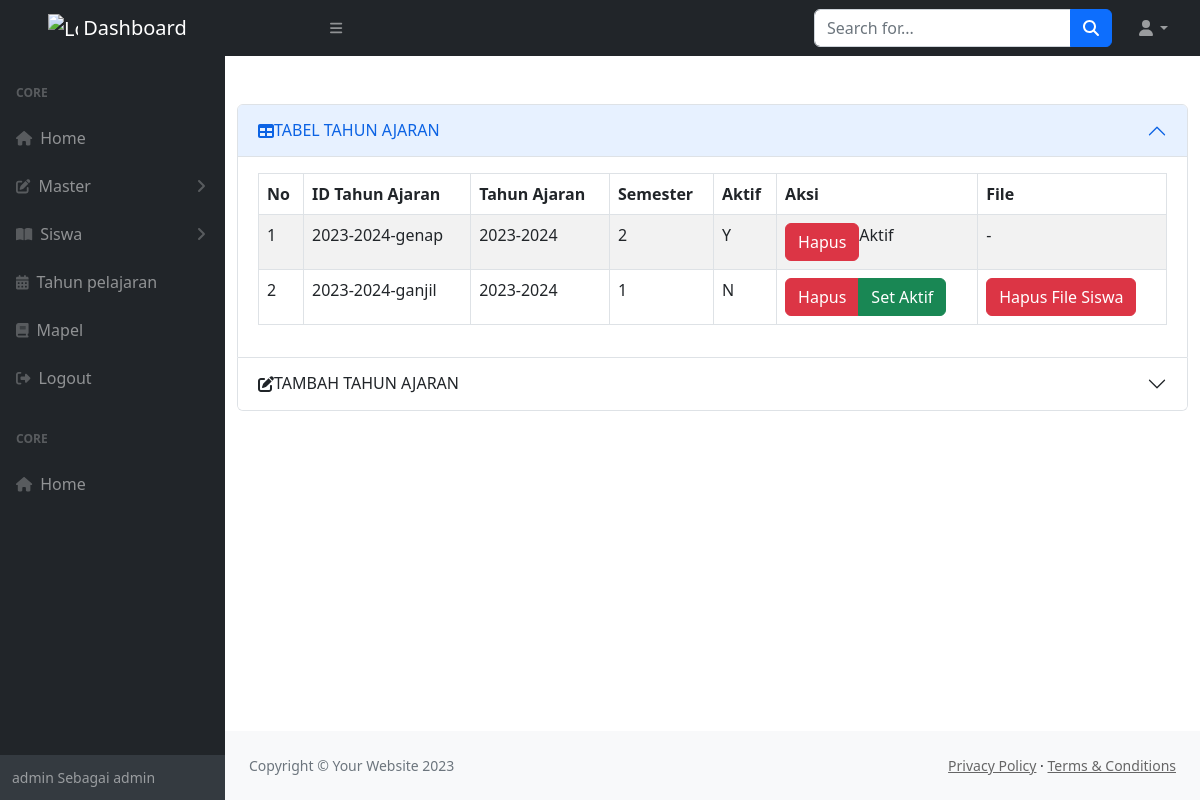
The page /admin/media.php?module=tahun (signed in) on the database as committed earlier.
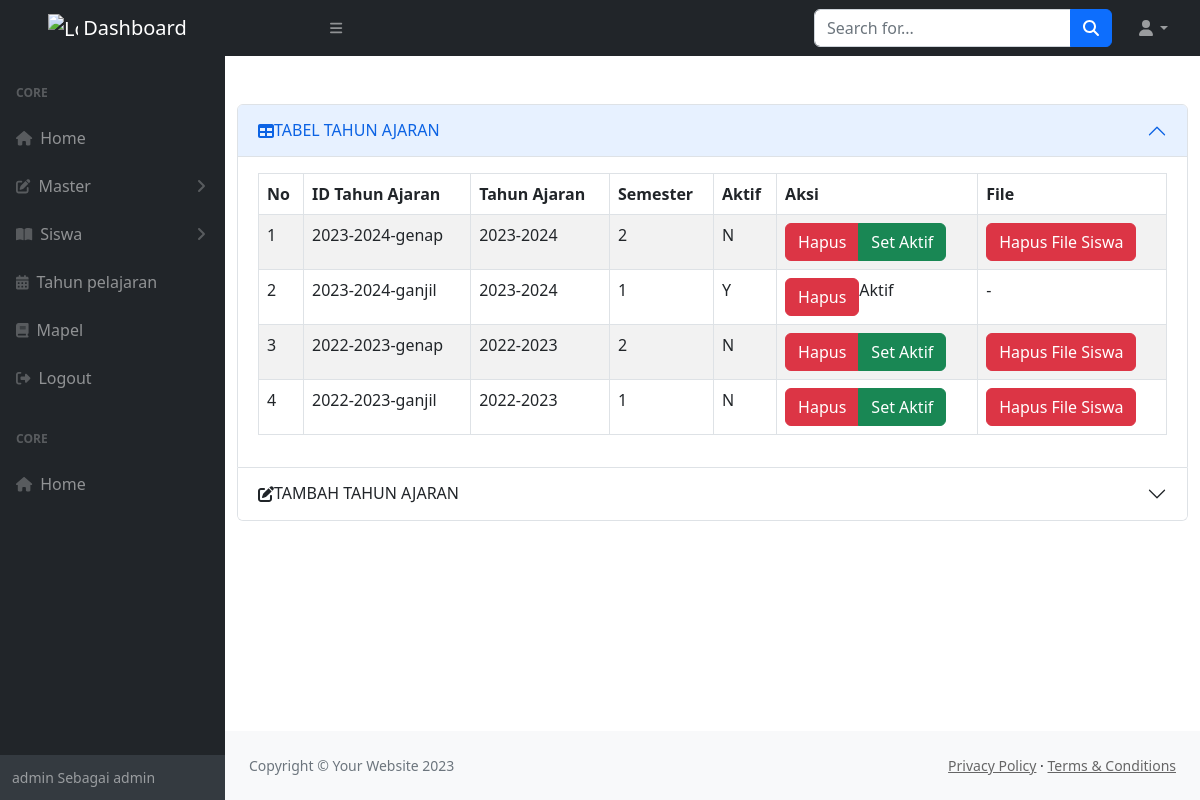
The same page on the database as committed later.
### tables this page shows
CREATE TABLE `tahun_ajar` (
  `kd_tajar` varchar(20) NOT NULL,
  `tahun_ajar` varchar(15) NOT NULL,
  `kd_semester` int(11) NOT NULL,
  `aktif` varchar(5) NOT NULL
);

### admin/modul/mod_tahun_ajar/tahun_v.php (the view, shortened to what this page needs)
<?php
include "../koneksi/koneksi.php";
if (empty($_SESSION['username']) AND empty($_SESSION['passuser']) AND $_SESSION['login']==0){
  echo "<script>alert('Kembalilah Kejalan yg benar!!!'); window.location = '../../index.php';</script>";
}
else{
  ?>
  <?php
  $update = (isset($_GET['action']) AND $_GET['action'] == 'update') ? true : false;
?>
<div class="container mt-5">
  <div class="accordion" id="accordionExample">
    <div class="accordion-item">
      <h2 class="accordion-header" id="headingOne">
        <button class="accordion-button" type="button" data-bs-toggle="collapse" data-bs-target="#collapseOne" aria-expanded="true" aria-controls="collapseOne">
         <i class="fa-solid fa-table"></i> TABEL TAHUN AJARAN
        </button>
      </h2>
      <div id="collapseOne" class="accordion-collapse collapse show" aria-labelledby="headingOne" data-bs-parent="#accordionExample">
        <div class="accordion-body">
          <table class="table table-striped table-bordered table-hover" id="dataTables-example">
            <thead>
                <tr>
                  <th scope="col">No</th>
                  <th scope="col">ID Tahun Ajaran</th>
                  <th scope="col">Tahun Ajaran</th>
                  <th scope="col">Semester</th>
                  <th scope="col">Aktif</th>
                  <th scope="col">Aksi</th>
                  <th scope="col">File</th>
                </tr>
            </thead>
            <tbody>
              <?php $no = 1;
              if ($query = $connect->query("SELECT * FROM tahun_ajar ORDER BY kd_tajar DESC")):
              while($row = $query->fetch_assoc()): ?>
              <tr>
                <td><?=$no++?></td>
                <td><?=$row['kd_tajar']?></td>
                <td><?=$row['tahun_ajar']?></td>
                <td><?=$row['kd_semester']?></td>
                <td><?=$row['aktif']?></td>
                <td class="hidden-print">
                  <div class="btn-group">
                    <a href="?module=tahun&action=delete&key=<?=$row['kd_tajar']?>" class="btn btn-danger btn-xs">Hapus</a>
                    <?php
                    if ($row['aktif']=='Y'){
                      echo "Aktif";
                    } else {
                      echo "<a href=\"?module=tahun&action=aktif&key=$row[kd_tajar]\" class=\"btn btn-success btn-xs\">Set Aktif</a>";
                    }
                    ?>
                  </div>
                </td>
                <td>
                  <?php
                  if ($row['aktif']=='Y'){
                    echo "-";
                  } else {
                    echo "<a href=\"?module=tahun&action=delfile&key=$row[kd_tajar]\" class=\"btn btn-danger btn-xs\">Hapus File Siswa</a>";
                  }
                  ?>
                </td>
              </tr>
              <?php endwhile ?>
              <?php endif ?>
            </tbody>
          </table>
        </div>
      </div>
    </div>
    <div class="accordion-item">
      <h2 class="accordion-header" id="headingTwo">
        <button class="accordion-button collapsed" type="button" data-bs-toggle="collapse" data-bs-target="#collapseTwo" aria-expanded="false" aria-controls="collapseTwo">
         <i class="fa-solid fa-pen-to-square"></i> <?= ($update) ? "EDIT" : "TAMBAH" ?> TAHUN AJARAN
        </button>
      </h2>
    </div>
  </div>
</div>
<?php } ?>

Rows that differ between the two databases and show on the page:
changed tahun_ajar "2023-2024-genap": aktif "Y" → "N"; aktif "Aktif -" → "Set Aktif Hapus File Siswa"
changed tahun_ajar "2023-2024-ganjil": aktif "N" → "Y"; aktif "Set Aktif Hapus File Siswa" → "Aktif -"
added tahun_ajar: kd_tajar "2022-2023-genap", tahun_ajar "2022-2023", kd_semester "2", aktif "N"
added tahun_ajar: kd_tajar "2022-2023-ganjil", tahun_ajar "2022-2023", kd_semester "1", aktif "N"
